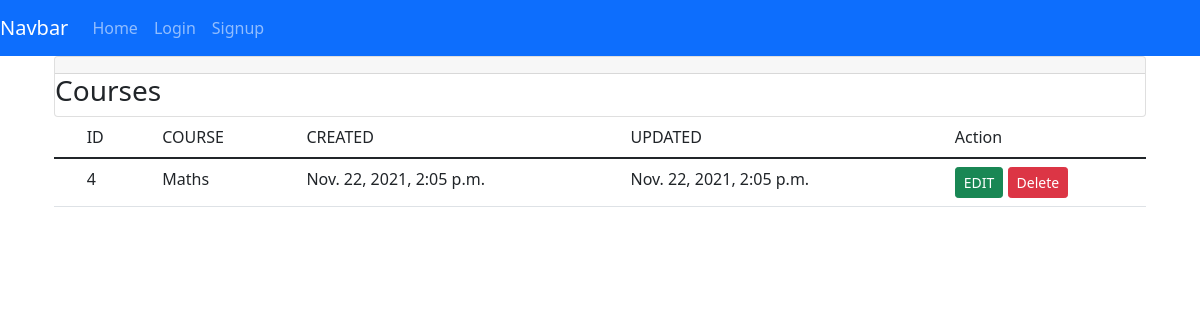
Page /course_details/ on the committed database.
### business/models.py (models this page shows, shortened)
class Courses(models.Model):
    id=models.AutoField(primary_key=True)
    course_name=models.CharField(max_length=255)
    created_at=models.DateTimeField(auto_now_add=True)
    updated_at=models.DateTimeField(auto_now_add=True)
    objects=models.Manager()

### business/views.py (the view)
# urls.py: path('course_details/',views.course_details, name='course_details'),
def course_details(request):
    cor = Courses.objects.all()
    return render(request,'business/course_details.html',{'course':cor})

### business/templates/business/course_details.html (shortened to what this page needs)
{% extends 'business/base.html' %}
{% load static %}
{% block content %}
<section class="content">
    <div class="container-fluid">
        <div class="row">
            <div class="col-md-12">
          <div class="card card-primary">
            <div class="card-header">
          </div>
              <h3 class="card-title">Courses</h3>
            </div>
                <table class="table">
                    <thead>
                      <tr>
                        <th scope="col"><td>ID</td></th>
                        <th scope="col"><td>COURSE</td></th>
                        <th scope="col"><td>CREATED</td></th>
                        <th scope="col"><td>UPDATED</td></th>
                        <th scope="col"><td>Action</td></th>
                      </tr>
                    </thead>
                    <tbody>
                        {% for cor in course %}
                      <tr>
                        <th scope="row"><td>{{ cor.id }}</td></th>
                        <th scope="row"><td>{{ cor.course_name }}</td></th>
                        <th scope="row"><td>{{ cor.created_at }}</td></th>
                        <th scope="row"><td>{{ cor.updated_at }}</td></th>
                        <th scope="row"><td> <a href="{% url 'course_update' cor.id %}" class="btn btn-success btn-sm">EDIT</a>
                          <form action="{% url 'course_delete' cor.id %}" method="post" class="d-inline">
                       <input type="submit" class="btn btn-danger btn-sm" value="Delete">
                      </form>
                      </td></th>
                      </tr>
                      {% endfor %}
                    </tbody>
                </table>
          </div>
        </div>
        </div>
    </div>
{% endblock %}

### rows in the picture
Courses: id "4", course_name "Maths", created_at "Nov. 22, 2021, 2:05 p.m.", updated_at "Nov. 22, 2021, 2:05 p.m."
